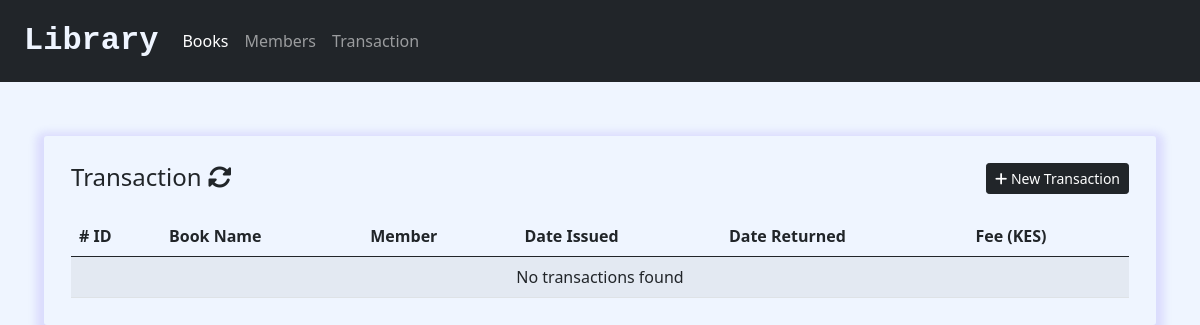
The app's page /transactions, older data.
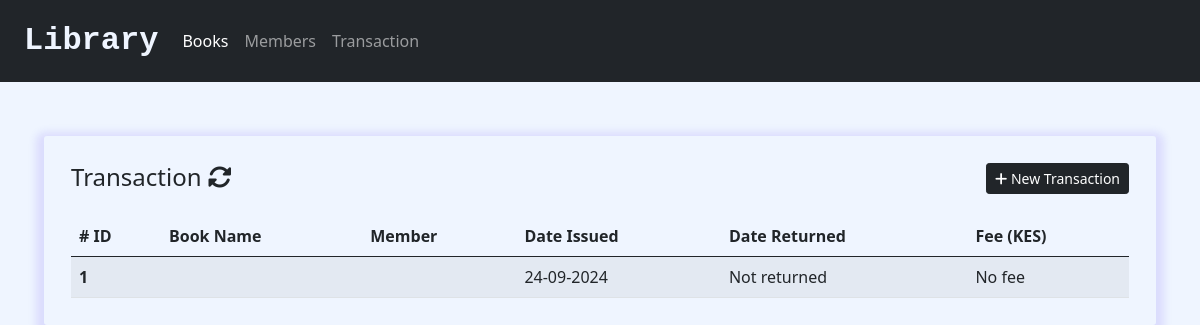
The same page, newer data.
### system/model.py (models this page shows, shortened)
class Transaction(db.Model):
    id = db.Column(db.Integer, primary_key=True)
    book_id = db.Column(db.Integer, db.ForeignKey('book.id'), nullable=False)
    member_id = db.Column(db.Integer, db.ForeignKey('member.id'), nullable=False)
    issue_date = db.Column(db.Date, nullable=False)
    return_date = db.Column(db.Date, nullable=True)
    fee = db.Column(db.Float, default=0.0)
    book = db.relationship('Book', backref='transactions')
    member = db.relationship('Member', backref='transactions')

### system/route.py (the view)
@app.route('/transactions')
def transactions():
    transactions = Transaction.query.all()
    return render_template('transactions.html', transactions=transactions)

### system/templates/transactions.html
{% extends 'base.html' %}
{% block content %}
    <div class='content'>
        <div class="box">
            <div class='add'>
                <h4 class="">Transaction <i class="fa-solid fa-rotate"></i></h4>
                <a href="{{ url_for('newTransactions') }}">
                    <button type="button" class='btn btn-dark btn-sm btn-flat'>
                        <i class='fa fa-plus'></i> New Transaction
                    </button>
                </a>
            </div>
            <div class="box-body">
                <table class="table table-striped table-hover">
                    <thead>
                        <tr>
                            <th scope="col"># ID</th>
                            <th scope="col">Book Name</th>
                            <th scope="col">Member</th>
                            <th scope="col">Date Issued</th>
                            <th scope="col">Date Returned</th>
                            <th scope="col">Fee (KES)</th>
                        </tr>
                    </thead>
                    <tbody>
                        {% for transaction in transactions %}
                            <tr>
                                <th scope="row">{{ transaction.id }}</th>
                                <td>{{ transaction.book_id.title }}</td>
                                <td>{{ transaction.member_id.email }}</td>
                                <td>{{ transaction.issue_date.strftime('%d-%m-%Y') }}</td>
                                <td>
                                    {% if transaction.return_date %}
                                        {{ transaction.return_date.strftime('%d-%m-%Y') }}
                                    {% else %}
                                        Not returned
                                    {% endif %}
                                </td>
                                <td>
                                    {% if transaction.fee %}
                                        {{ transaction.fee }}
                                    {% else %}
                                        No fee
                                    {% endif %}
                                </td>
                            </tr>
                        {% else %}
                            <tr>
                                <td colspan="6" class="text-center">No transactions found</td>
                            </tr>
                        {% endfor %}
                    </tbody>
                </table>
            </div>
        </div>
    </div>
{% endblock %}

### system/templates/base.html (shortened to what this page needs)
<!DOCTYPE html>
<html lang="en">
<head>
    <link href="https://cdn.jsdelivr.net/npm/bootstrap@5.0.2/dist/css/bootstrap.min.css" rel="stylesheet">
    <link rel="stylesheet" href="{{ url_for('static', filename='style.css') }}">
    <link
        href="https://cdnjs.cloudflare.com/ajax/libs/font-awesome/5.10.0/css/all.min.css"
        rel="stylesheet"
    />
</head>
<body>
    <header>
        <nav class="navbar navbar-expand-lg navbar-dark bg-dark">
            <div class="container-fluid">
              <a class="navbar-brand font-monospace" href="{{url_for('books')}}">Library</a>
              <div class="collapse navbar-collapse" id="navbarSupportedContent">
                <ul class="navbar-nav me-auto mb-2 mb-lg-0">
                  <li class="nav-item">
                    <a class="nav-link active" aria-current="page" href="{{url_for('books')}}">Books</a>
                  </li>
                  <li class="nav-item">
                    <a class="nav-link" href="{{url_for('members')}}">Members</a>
                  </li>
                  <li class="nav-item">
                    <a class="nav-link " href="{{url_for('transactions')}}">Transaction</a>
                  </li>
                </ul>
              </div>
            </div>
          </nav>
    </header>
    <main class="container mt-24">
        {% block content %}
        {% endblock %}
    </main>
</body>
</html>

### system/static/style.css (style rules this page uses)
:root { --primary: #0463FA; --light: #EFF5FF; --dark: #1B2C51; }
body { background: var(--light); }
.navbar { position: relative; top: 0; width: 100%; padding: 12px; margin-bottom: 20px; background: var(--dark); }
.navbar .container-fluid .navbar-brand { color: var(--light); font-weight: 700; font-size: 2rem; }
.content { padding: 27px; box-shadow: 0 4px 8px 8px rgba(48, 6, 237, 0.1); border-radius: 3px; width: 100%; margin-top: 20px; margin-bottom: 20px; }
.box { width: 100%; }
.box .add { display: flex; justify-content: space-between; margin-bottom: 16px; width: 100%; }
.table { width: 100%; margin-bottom: 0; }
.container { width: 100; padding: 14px; }

Row changes from the older to the newer data that the page shows:
added Transaction: shows "Not returned", fee "No fee"
Text that changed along with them:
text no longer shown: "No transactions found"
